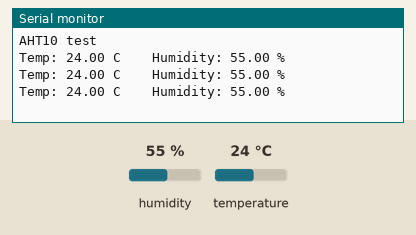
A sketch run on a simulated Arduino Uno, built with avr-gcc and run on an emulated ATmega328P. Shown: the last lines printed to the serial monitor. The inputs (shaded band) are chosen by the test bench; at power-on: humidity 55 %, temperature 24 °C.

Above: at 1.3 s.
1.4 s: humidity set to 22 %
At 2.1 s:
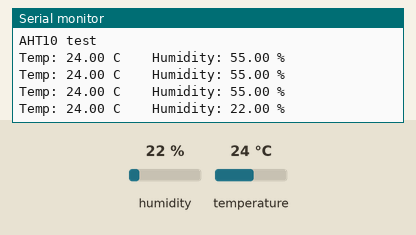
2.9 s: temperature set to 12 °C
At 2.9 s:
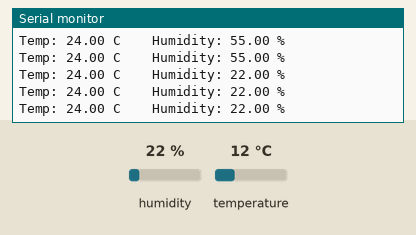
4.4 s: humidity set to 40 %
At 4.7 s:
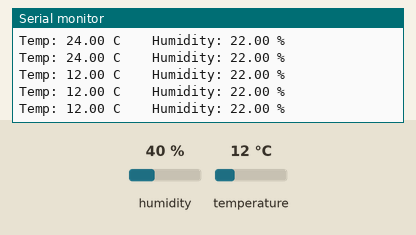
Timing chart, 0 to 7.4 s (numbered marks = the images above; inputs shaded):
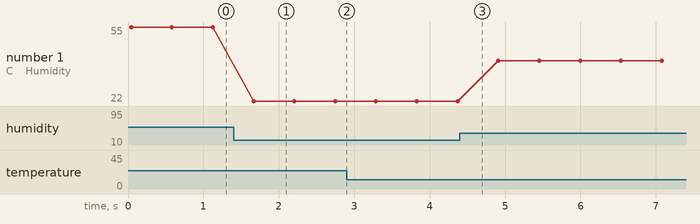

The sketch:

sensores.ino
```cpp
#include <Wire.h>
#include <AHT10.h>


// Connect Vin to 3-5VDC
// Connect GND to ground
// Connect SCL to I2C clock pin (A5 on UNO)
// Connect SDA to I2C data pin (A4 on UNO)

AHT10 myAHT10(0x38);


void setup() {
  Wire.begin();
  Serial.begin(9600);
  Serial.println("AHT10 test");

  if (!myAHT10.begin()) {
    Serial.println("Couldn't find sensor!");
    while (1);
  }
}

void loop() {
    float temp = myAHT10.readTemperature();
    float rel_hum = myAHT10.readHumidity();
    Serial.print("Temp: "); Serial.print(temp); Serial.print(" C");
    Serial.print("\t\t");
    Serial.print("Humidity: "); Serial.print(rel_hum); Serial.println(" \%");
    delay(500);
}
```

Measured:
- after the input at 1.4 s, the serial monitor: prints a new line after 0.26 s (image 1)
- plotted number 1: 55 → 22 after the input at 1.4 s, 22 → 40 after the input at 4.4 s
